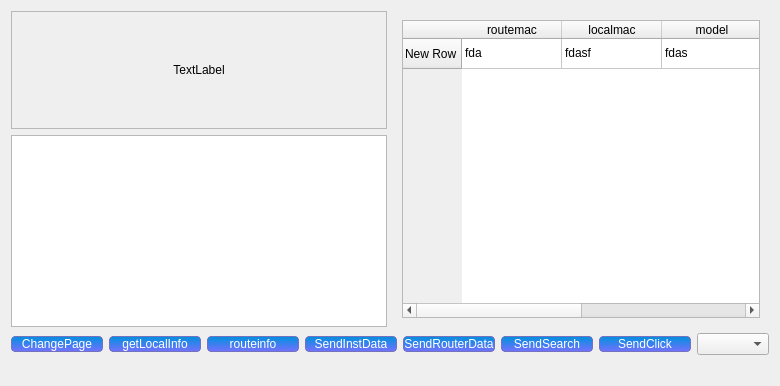
<?xml version="1.0" encoding="UTF-8"?>
<ui version="4.0">
 <class>QGenieStaticInterface</class>
 <widget class="QWidget" name="QGenieStaticInterface">
  <property name="geometry">
   <rect>
    <x>0</x>
    <y>0</y>
    <width>688</width>
    <height>386</height>
   </rect>
  </property>
  <property name="windowTitle">
   <string>Statistics Debug</string>
  </property>
  <property name="styleSheet">
   <string notr="true">QPushButton
{
	border-style:solid;
	width:90px;
	border-width:1px;
	border-radius: 4px;
	background-color: qlineargradient(spread:pad, x1:0, y1:0, x2:0, y2:1, stop:0 rgb( 0, 144, 221), stop:1 rgb( 116, 113, 255));
	color:rgb(255,255,255);
	border-color:rgb( 116, 113, 190);
	
}
QPushButton:hover
{
	border-style:solid;
	width:90px;
	border-width:1px;
	border-radius: 4px;
	background-color: qlineargradient(spread:pad, x1:0, y1:0, x2:0, y2:1, stop:0 rgb( 255, 144, 221), stop:1 rgb( 99, 113, 255));
	color:rgb(255,255,255);
	border-color:rgb( 116, 113, 190);
}</string>
  </property>
  <layout class="QVBoxLayout" name="verticalLayout_2">
   <item>
    <layout class="QHBoxLayout" name="horizontalLayout">
     <item>
      <layout class="QVBoxLayout" name="verticalLayout">
       <item>
        <widget class="QScrollArea" name="scrollArea">
         <property name="widgetResizable">
          <bool>true</bool>
         </property>
         <widget class="QWidget" name="scrollAreaWidgetContents">
          <property name="geometry">
           <rect>
            <x>0</x>
            <y>0</y>
            <width>325</width>
            <height>114</height>
           </rect>
          </property>
          <layout class="QVBoxLayout" name="verticalLayout_6">
           <item>
            <widget class="QLabel" name="lab_retv">
             <property name="text">
              <string>TextLabel</string>
             </property>
             <property name="alignment">
              <set>Qt::AlignCenter</set>
             </property>
             <property name="wordWrap">
              <bool>true</bool>
             </property>
            </widget>
           </item>
          </layout>
         </widget>
        </widget>
       </item>
       <item>
        <widget class="QListWidget" name="retstr_lst"/>
       </item>
      </layout>
     </item>
     <item>
      <widget class="QStackedWidget" name="stackedWidget">
       <property name="currentIndex">
        <number>2</number>
       </property>
       <widget class="QWidget" name="page">
        <layout class="QVBoxLayout" name="verticalLayout_3">
         <property name="spacing">
          <number>0</number>
         </property>
         <property name="margin">
          <number>0</number>
         </property>
         <item>
          <widget class="QTableWidget" name="tableWidget">
           <row>
            <property name="text">
             <string>1</string>
            </property>
           </row>
           <column>
            <property name="text">
             <string>简写</string>
            </property>
           </column>
           <column>
            <property name="text">
             <string>描述</string>
            </property>
           </column>
           <column>
            <property name="text">
             <string>次数</string>
            </property>
           </column>
           <item row="0" column="0">
            <property name="text">
             <string>好</string>
            </property>
           </item>
           <item row="0" column="1">
            <property name="text">
             <string>er</string>
            </property>
           </item>
           <item row="0" column="2">
            <property name="text">
             <string>5</string>
            </property>
           </item>
          </widget>
         </item>
        </layout>
       </widget>
       <widget class="QWidget" name="page_2">
        <layout class="QVBoxLayout" name="verticalLayout_5">
         <item>
          <widget class="QLabel" name="lab_linfo">
           <property name="text">
            <string>TextLabel</string>
           </property>
           <property name="wordWrap">
            <bool>true</bool>
           </property>
          </widget>
         </item>
        </layout>
       </widget>
       <widget class="QWidget" name="page_4">
        <layout class="QVBoxLayout" name="verticalLayout_7">
         <item>
          <widget class="QTableWidget" name="tableWidgetRouteType">
           <row>
            <property name="text">
             <string>New Row</string>
            </property>
           </row>
           <column>
            <property name="text">
             <string>routemac</string>
            </property>
           </column>
           <column>
            <property name="text">
             <string>localmac</string>
            </property>
           </column>
           <column>
            <property name="text">
             <string>model</string>
            </property>
           </column>
           <column>
            <property name="text">
             <string>firmware</string>
            </property>
           </column>
           <item row="0" column="0">
            <property name="text">
             <string>fda</string>
            </property>
           </item>
           <item row="0" column="1">
            <property name="text">
             <string>fdasf</string>
            </property>
           </item>
           <item row="0" column="2">
            <property name="text">
             <string>fdas</string>
            </property>
           </item>
           <item row="0" column="3">
            <property name="text">
             <string>fdasfda</string>
            </property>
           </item>
          </widget>
         </item>
        </layout>
       </widget>
       <widget class="QWidget" name="page_3">
        <layout class="QVBoxLayout" name="verticalLayout_4">
         <item>
          <widget class="QLabel" name="lab_searchstrs">
           <property name="text">
            <string>TextLabel</string>
           </property>
           <property name="wordWrap">
            <bool>true</bool>
           </property>
          </widget>
         </item>
        </layout>
       </widget>
      </widget>
     </item>
    </layout>
   </item>
   <item>
    <layout class="QHBoxLayout" name="horizontalLayout_2">
     <property name="spacing">
      <number>6</number>
     </property>
     <item>
      <spacer name="horizontalSpacer">
       <property name="orientation">
        <enum>Qt::Horizontal</enum>
       </property>
       <property name="sizeHint" stdset="0">
        <size>
         <width>40</width>
         <height>20</height>
        </size>
       </property>
      </spacer>
     </item>
     <item>
      <widget class="QPushButton" name="pagebut">
       <property name="text">
        <string>ChangePage</string>
       </property>
      </widget>
     </item>
     <item>
      <widget class="QPushButton" name="getinfo">
       <property name="text">
        <string>getLocalInfo</string>
       </property>
      </widget>
     </item>
     <item>
      <widget class="QPushButton" name="getrouteinfo">
       <property name="text">
        <string>routeinfo</string>
       </property>
      </widget>
     </item>
     <item>
      <widget class="QPushButton" name="sendinstdata">
       <property name="text">
        <string>SendInstData</string>
       </property>
      </widget>
     </item>
     <item>
      <widget class="QPushButton" name="sendrouterdata">
       <property name="text">
        <string>SendRouterData</string>
       </property>
      </widget>
     </item>
     <item>
      <widget class="QPushButton" name="sendsearch">
       <property name="text">
        <string>SendSearch</string>
       </property>
      </widget>
     </item>
     <item>
      <widget class="QPushButton" name="sendclick">
       <property name="text">
        <string>SendClick</string>
       </property>
      </widget>
     </item>
     <item>
      <widget class="QComboBox" name="comboBox"/>
     </item>
    </layout>
   </item>
   <item>
    <widget class="QLabel" name="lab_unknown_click">
     <property name="text">
      <string/>
     </property>
    </widget>
   </item>
  </layout>
 </widget>
 <resources/>
 <connections>
  <connection>
   <sender>retstr_lst</sender>
   <signal>currentTextChanged(QString)</signal>
   <receiver>lab_retv</receiver>
   <slot>setText(QString)</slot>
   <hints>
    <hint type="sourcelabel">
     <x>134</x>
     <y>234</y>
    </hint>
    <hint type="destinationlabel">
     <x>149</x>
     <y>108</y>
    </hint>
   </hints>
  </connection>
 </connections>
</ui>
